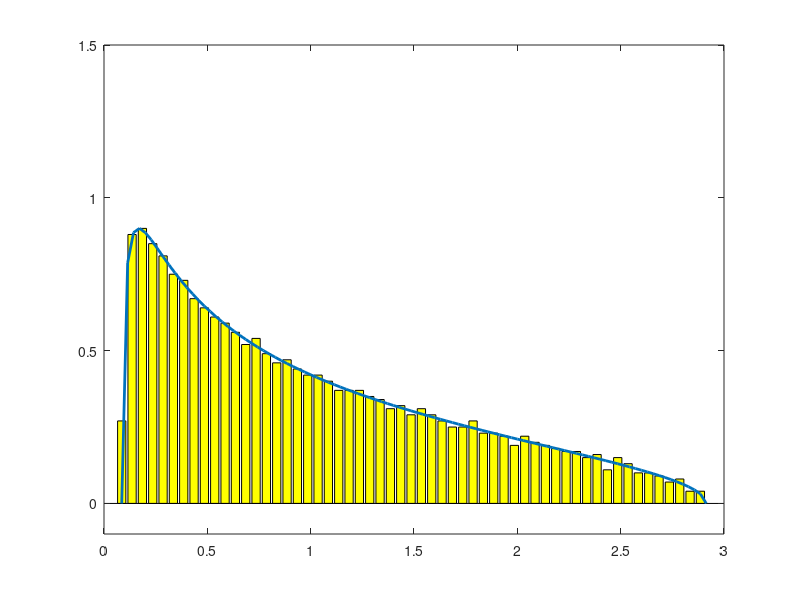

Write MATLAB code to recreate this figure.
%Experiment:GaussianRandom
%Plot:HistogramoftheeigenvaluesofX'X/m
%Theory:Marcenko−Pasturasn−>infinity
%%Parameters
clear all;
close all;
t=1; %trials
r=0.5; % aspectratio
n=2000; % matrixcolumnsize
m=round(n/r);
v=[]; % eigenvaluesamples
dx=.05; % binsize

%%Experiment
for i=1:t
    X=randn(m,n); %randommxnmatrix
    s=X'*X; %symposdef matrix
    v=[v;eig(s)]; %eigenvalues
end
v=v/m;%normalizedeigenvalues
a=(1-sqrt(r))^2;b=(1+sqrt(r))^2;
%%Plot
[count,x]=hist(v,a:dx:b);
cla reset
bar(x,count/(t*n*dx),'y');
hold on;
%%Theory
x=linspace(a,b);
plot(x,sqrt((x-a).*(b-x))./(2*pi*x*r),'LineWidth',2);
axis([0 ceil(b) -.1 1.5]);
hold off;